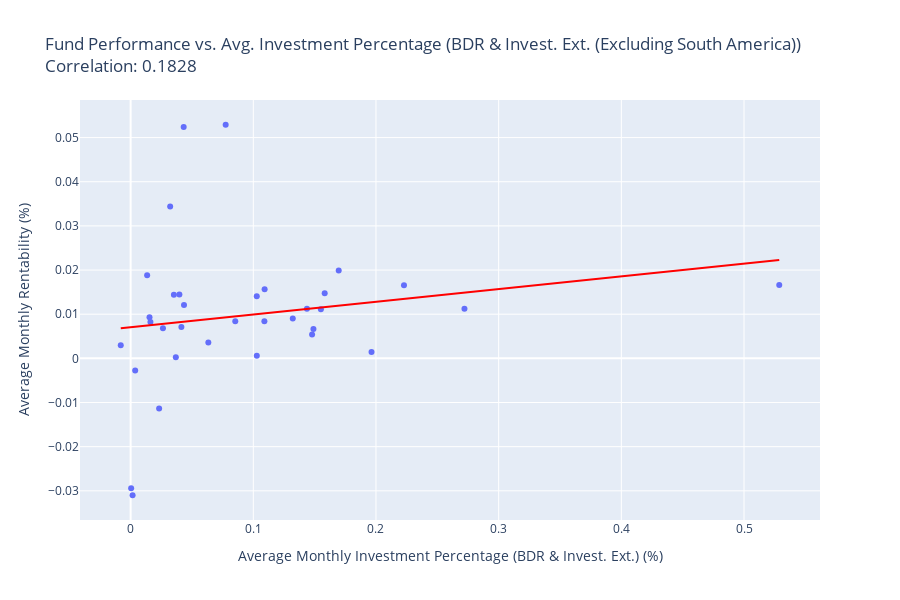

The code cell stored with this chart in its notebook:
### Code cell
import polars as pl
import pandas as pd
import plotly.express as px
import numpy as np

def analyze_performance_vs_investment_percentage(
    df,
    investment_type=None,
    exclude_south_america=False
):
    """
    Analyzes the correlation between average fund performance (rentability)
    and the average percentage allocated to specified investment types,
    with an option to exclude South American companies.

    Parameters:
    -----------
    df : polars.DataFrame
        The dataframe containing the investment data, including 'funds',
        'month', 'percentage', 'rentability', 'investment_type', and 'company_country' columns.
    investment_type : str or None, default=None
        Filter for specific investment type:
        - "BDR": Only include BDR investments.
        - "Invest. Ext.": Only include Invest. Ext. investments.
        - None (default): Include both BDR and Invest. Ext. investments.
    exclude_south_america : bool, default=False
        If True, excludes investments in companies based in South America.
    """
    # --- 1. Filter Data ---
    filtered_df = df.clone()
    title_parts = []

    # Apply Investment Type Filter
    if investment_type == "BDR":
        filtered_df = filtered_df.filter(pl.col("investment_type") == "BDR")
        type_title = "BDR"
    elif investment_type == "Invest. Ext.":
        filtered_df = filtered_df.filter(pl.col("investment_type") == "Invest. Ext.")
        type_title = "Invest. Ext."
    else:
        # Use both BDR and Invest. Ext. if None is specified
        filtered_df = filtered_df.filter(
            (pl.col("investment_type") == "BDR") | (pl.col("investment_type") == "Invest. Ext.")
        )
        type_title = "BDR & Invest. Ext."
    title_parts.append(type_title)

    # Apply South America Filter
    if exclude_south_america:
        south_american_countries = [
            "Argentina", "Bolivia", "Brazil", "Chile", "Colombia",
            "Ecuador", "Guyana", "Paraguay", "Peru", "Suriname",
            "Uruguay", "Venezuela"
            # Add French Guiana if needed, though it's technically an overseas department of France
        ]
        # Ensure the country column is string type for comparison
        filtered_df = filtered_df.filter(
            ~pl.col("company_country").cast(pl.Utf8).is_in(south_american_countries)
        )
        title_parts.append("(Excluding South America)")

    analysis_title = " ".join(title_parts)

    # --- 2. Calculate Monthly Metrics per Fund ---
    # Group by fund and month to get total percentage and unique rentability
    # Ensure rentability is numeric before aggregation
    monthly_fund_metrics = filtered_df.group_by(["funds", "month"]).agg(
        pl.sum("percentage").alias("total_monthly_percentage"),
        pl.first("rentability").cast(pl.Float64).alias("monthly_rentability") # Cast to float
    )

    # --- 3. Aggregate Data per Fund ---
    # Calculate average percentage and average rentability for each fund over time
    fund_summary = monthly_fund_metrics.group_by("funds").agg(
        (pl.mean("total_monthly_percentage")*100).alias("avg_investment_percentage"),
        pl.mean("monthly_rentability").alias("avg_rentability")
    ).drop_nulls() # Remove funds with missing data for either metric

    # Convert to Pandas for correlation and plotting
    fund_summary_pd = fund_summary.to_pandas()

    if fund_summary_pd.shape[0] < 2:
        print(f"Not enough data points ({fund_summary_pd.shape[0]}) to calculate correlation for {analysis_title}.")
        return None, None

    # --- 4. Correlation Analysis ---
    # Ensure columns are numeric before calculating correlation
    fund_summary_pd['avg_investment_percentage'] = pd.to_numeric(fund_summary_pd['avg_investment_percentage'], errors='coerce')
    fund_summary_pd['avg_rentability'] = pd.to_numeric(fund_summary_pd['avg_rentability'], errors='coerce')
    fund_summary_pd = fund_summary_pd.dropna(subset=['avg_investment_percentage', 'avg_rentability'])

    if fund_summary_pd.shape[0] < 2:
        print(f"Not enough numeric data points ({fund_summary_pd.shape[0]}) after cleaning for {analysis_title}.")
        return None, None

    correlation = fund_summary_pd['avg_investment_percentage'].corr(fund_summary_pd['avg_rentability'])

    print(f"Analysis for Investment Type: {analysis_title}")
    print(f"Correlation between Average Investment Percentage and Average Rentability: {correlation:.4f}")

    # --- 5. Visualization ---
    plot_title = f'Fund Performance vs. Avg. Investment Percentage ({analysis_title})<br>Correlation: {correlation:.4f}'
    fig = px.scatter(
        fund_summary_pd,
        x="avg_investment_percentage",
        y="avg_rentability",
        title=plot_title,
        labels={
            "avg_investment_percentage": f"Average Monthly Investment Percentage ({type_title}) (%)",
            "avg_rentability": "Average Monthly Rentability (%)"
        },
        hover_name="funds", # Show fund name on hover
        trendline="ols", # Add a linear regression trendline
        trendline_color_override="red"
    )

    fig.update_traces(
        marker=dict(size=10),
        hovertemplate="<b>%{hovertext}</b><br>" +
                      "Avg. Investment Pct: %{x:.2f}%<br>" +
                      "Avg. Rentability: %{y:.4f}%<extra></extra>"
    )

    fig.update_layout(height=600)

    return fig
# --- Example Usage ---
# Make sure df_peers is loaded and contains the necessary columns

# Analyze for BDR & Invest. Ext. combined (default), including South America (default)
# corr_both_all, summary_both_all = analyze_performance_vs_investment_percentage(df_peers)

# Analyze for BDR only, including South America
# corr_bdr_all, summary_bdr_all = analyze_performance_vs_investment_percentage(df_peers, investment_type="BDR")

# Analyze for Invest. Ext. only, excluding South America
# corr_ext_no_sa, summary_ext_no_sa = analyze_performance_vs_investment_percentage(df_peers, investment_type="Invest. Ext.", exclude_south_america=True)

# Analyze for BDR & Invest. Ext. combined, excluding South America
analyze_performance_vs_investment_percentage(df_peers, exclude_south_america=True)

### Figure 1 — Plotly figure (JSON) as saved in the notebook; plotly's stock layout.template omitted (floating-point values rounded to 4 significant figures)
{"data": [{"hovertemplate": "<b>%{hovertext}</b><br>Avg. Investment Pct: %{x:.2f}%<br>Avg. Rentability: %{y:.4f}%<extra></extra>", "hovertext": ["VENTOR", "ASTER", "CHARLES", "TRUXT", "SHARP", "TORK", "TENAX", "DYNAMO", "BRASIL CAPITAL 30", "LEBLON AÇÕES", "ATMOS", "IP", "KAPITALO", "CONSTELLATION", "SPX PATRIOT", "JGP", "BOGARI", "VELT", "OPPORTUNITY", "EQUITAS", "3 ILHAS", "RYO", "KIRON", "STK", "ABSOLUTE ENDURANCE", "STUDIO", "ABSOLUTO PARTNERS", "ENCORE", "NÚCLEO", "SQUADRA", "ORI CAPITAL", "VINLAND", "VERDE AM", "INDIE"], "legendgroup": "", "marker": {"color": "#636efa", "symbol": "circle"}, "mode": "markers", "name": "", "orientation": "v", "showlegend": false, "type": "scatter", "x": [0.0853, 0.04351, 0.1092, 0.1964, 0.109, 0.1551, 0.00042, 0.1437, 0.01538, 0.1582, 0.2721, 0.5287, 0.1696, 0.03975, 0.07747, 0.1479, 0.001583, 0.01614, 0.2228, 0.04324, 0.02322, -0.008057, 0.03222, 0.149, 0.03527, 0.03684, 0.1322, 0.04137, 0.1029, 0.1028, 0.02634, 0.06334, 0.003712, 0.01346], "xaxis": "x", "y": [0.008408, 0.01209, 0.01564, 0.00145, 0.008395, 0.01112, -0.02941, 0.01122, 0.009332, 0.01475, 0.01126, 0.01659, 0.01991, 0.01447, 0.0529, 0.00539, -0.031, 0.008222, 0.01658, 0.0524, -0.01137, 0.002943, 0.0344, 0.006658, 0.01441, 0.0002629, 0.009047, 0.007075, 0.0005906, 0.01406, 0.006831, 0.003609, -0.002733, 0.01881], "yaxis": "y"}, {"hovertemplate": "<b>%{hovertext}</b><br>Avg. Investment Pct: %{x:.2f}%<br>Avg. Rentability: %{y:.4f}%<extra></extra>", "legendgroup": "", "line": {"color": "red"}, "marker": {"color": "#636efa", "symbol": "circle"}, "mode": "lines", "name": "", "showlegend": false, "type": "scatter", "x": [-0.008057, 0.00042, 0.001583, 0.003712, 0.01346, 0.01538, 0.01614, 0.02322, 0.02634, 0.03222, 0.03527, 0.03684, 0.03975, 0.04137, 0.04324, 0.04351, 0.06334, 0.07747, 0.0853, 0.1028, 0.1029, 0.109, 0.1092, 0.1322, 0.1437, 0.1479, 0.149, 0.1551, 0.1582, 0.1696, 0.1964, 0.2228, 0.2721, 0.5287], "xaxis": "x", "y": [0.006818, 0.007062, 0.007095, 0.007156, 0.007437, 0.007492, 0.007514, 0.007717, 0.007807, 0.007976, 0.008064, 0.008109, 0.008193, 0.00824, 0.008293, 0.008301, 0.008871, 0.009278, 0.009503, 0.01001, 0.01001, 0.01019, 0.01019, 0.01085, 0.01118, 0.0113, 0.01134, 0.01151, 0.0116, 0.01193, 0.0127, 0.01346, 0.01488, 0.02226], "yaxis": "y"}], "layout": {"height": 600, "legend": {"tracegroupgap": 0}, "title": {"text": "Fund Performance vs. Avg. Investment Percentage (BDR & Invest. Ext. (Excluding South America))<br>Correlation: 0.1828"}, "xaxis": {"anchor": "y", "domain": [0, 1], "title": {"text": "Average Monthly Investment Percentage (BDR & Invest. Ext.) (%)"}}, "yaxis": {"anchor": "x", "domain": [0, 1], "title": {"text": "Average Monthly Rentability (%)"}}}}
